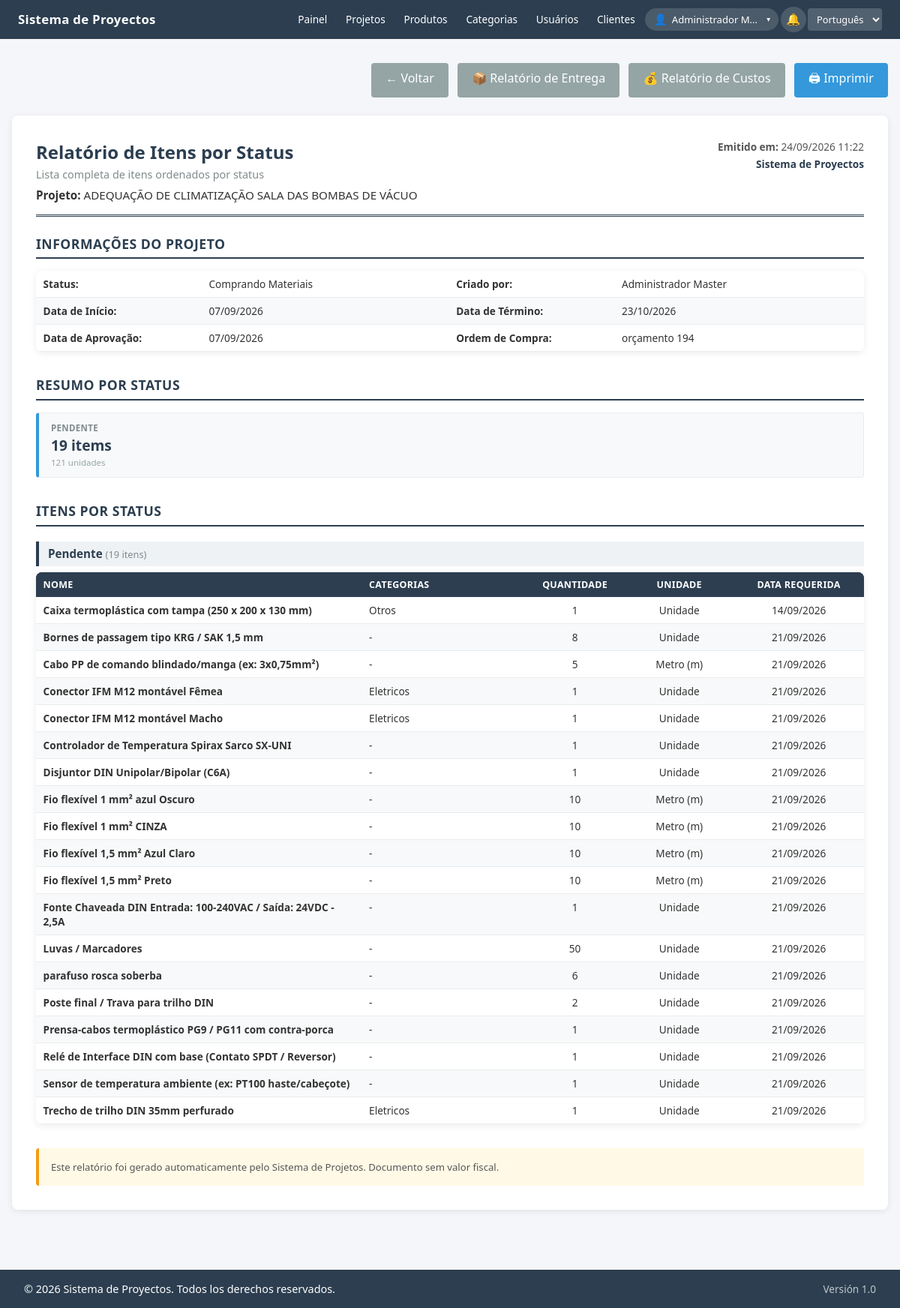
Page /modules/proyectos/reporte.php?id=2 (signed in) on the committed database.
### tables this page shows
CREATE TABLE `proyectos` (
  `id` int(11) NOT NULL,
  `nombre` varchar(200) NOT NULL,
  `descripcion` text DEFAULT NULL,
  `fecha_inicio` date NOT NULL,
  `fecha_fin` date NOT NULL,
  `fecha_aprobacion` date DEFAULT NULL,
  `orden_compra` varchar(50) DEFAULT NULL,
  `estado` enum('solicitado','orçado','pendente_aprovacion_cliente','aprovado_cliente','espera_orden_compra','comprando_materiales','elaboracion','terminado','pendiente_cobro_cliente','finalizado') DEFAULT 'solicitado',
  `usuario_creacion` int(11) DEFAULT NULL,
  `fecha_creacion` timestamp NOT NULL DEFAULT current_timestamp()
);

CREATE TABLE `usuarios` (
  `id` int(11) NOT NULL,
  `username` varchar(50) NOT NULL,
  `password` varchar(255) NOT NULL,
  `nombre_completo` varchar(100) NOT NULL,
  `email` varchar(100) DEFAULT NULL,
  `tipo_usuario` enum('directivo','gerenciador','supervisor','compras','proyectista') NOT NULL,
  `idioma_preferido` enum('es','pt') DEFAULT 'es',
  `fecha_creacion` timestamp NOT NULL DEFAULT current_timestamp(),
  `activo` tinyint(1) DEFAULT 1
);

CREATE TABLE `items_proyecto` (
  `id` int(11) NOT NULL,
  `proyecto_id` int(11) NOT NULL,
  `producto_id` int(11) DEFAULT NULL,
  `nombre_item` varchar(200) NOT NULL,
  `descripcion` text DEFAULT NULL,
  `cantidad` int(11) NOT NULL,
  `costo_unitario` decimal(15,2) DEFAULT NULL,
  `moneda` varchar(3) DEFAULT 'USD',
  `proveedor` varchar(200) DEFAULT NULL,
  `numero_factura` varchar(100) DEFAULT NULL,
  `fecha_compra` date DEFAULT NULL,
  `unidad_medida` varchar(50) DEFAULT NULL,
  `especificaciones` text DEFAULT NULL,
  `estado` enum('solicitado','pendiente','stock','cotacion','orçado','pendiente_pago','comprado_llegar','llego') DEFAULT 'solicitado',
  `fecha_requerida` date NOT NULL,
  `fecha_creacion` timestamp NOT NULL DEFAULT current_timestamp()
);

CREATE TABLE `categorias` (
  `id` int(11) NOT NULL,
  `nombre` varchar(100) NOT NULL,
  `descripcion` text DEFAULT NULL,
  `activo` tinyint(1) DEFAULT 1,
  `fecha_creacion` timestamp NOT NULL DEFAULT current_timestamp()
);

### modules/proyectos/reporte.php (the view, shortened to what the rows shown need)
<?php
$db = Database::getInstance()->getConnection();
$proyecto_id = $_GET['id'] ?? 0;
$stmt = $db->prepare("SELECT p.*, u.nombre_completo as creador
                      FROM proyectos p
                      LEFT JOIN usuarios u ON p.usuario_creacion = u.id
                      WHERE p.id = ?");
$stmt->execute([$proyecto_id]);
$proyecto = $stmt->fetch();
$orden_estados = getOrdenEstadosItem();
$orden_sql = "FIELD(i.estado, '" . implode("','", $orden_estados) . "')";
$stmt = $db->prepare("SELECT i.*,
                             p.nombre as producto_nombre,
                             c.nombre as categoria_nombre
                      FROM items_proyecto i
                      LEFT JOIN productos p ON i.producto_id = p.id
                      LEFT JOIN categorias c ON p.categoria_id = c.id
                      WHERE i.proyecto_id = ?
                      ORDER BY $orden_sql, i.fecha_requerida ASC, i.nombre_item ASC");
$stmt->execute([$proyecto_id]);
$items = $stmt->fetchAll();
$estados_item = getEstadosItem();
$estados_proyecto = getEstadosProyecto();
$items_por_estado = [];
foreach ($items as $item) {
    $items_por_estado[$item['estado']][] = $item;
}
$items_por_estado_ordenados = [];
foreach ($orden_estados as $estado) {
    if (isset($items_por_estado[$estado])) {
        $items_por_estado_ordenados[$estado] = $items_por_estado[$estado];
    }
}
?>
<!DOCTYPE html>
<html lang="<?php echo $_SESSION['idioma'] ?? 'es'; ?>">
<head>
    <link rel="stylesheet" href="../../assets/css/style.css">
    <link rel="stylesheet" href="../../assets/css/badges.css">
    <link rel="stylesheet" href="../../assets/css/reportes.css">
    <link rel="stylesheet" href="../../assets/css/footer.css">
</head>
<body>
    <?php include '../../includes/header.php'; ?>
    <div class="container">
        <div class="reporte-container">
            <?php renderEncabezadoReporte(
                $_SESSION['idioma'] == 'pt' ? 'Relatório de Itens por Status' : 'Reporte de Items por Estado',
                $_SESSION['idioma'] == 'pt' ? 'Lista completa de itens ordenados por status' : 'Lista completa de items ordenados por estado',
                $proyecto
            ); ?>
            <div class="reporte-seccion">
                <h2><?php echo $_SESSION['idioma'] == 'pt' ? 'Informações do Projeto' : 'Información del Proyecto'; ?></h2>
                <table class="tabla-reporte" style="font-size:0.85rem;">
                    <tbody>
                        <tr>
                            <td style="width:20%;"><strong><?php echo traducir('Estado'); ?>:</strong></td>
                            <td><?php echo $estados_proyecto[$proyecto['estado']] ?? $proyecto['estado']; ?></td>
                            <td style="width:20%;"><strong><?php echo traducir('Creado por'); ?>:</strong></td>
                            <td><?php echo htmlspecialchars($proyecto['creador'] ?? '-'); ?></td>
                        </tr>
                        <tr>
                            <td><strong><?php echo traducir('Fecha Inicio'); ?>:</strong></td>
                            <td><?php echo formatearFecha($proyecto['fecha_inicio']); ?></td>
                            <td><strong><?php echo traducir('Fecha Fin'); ?>:</strong></td>
                            <td><?php echo formatearFecha($proyecto['fecha_fin']); ?></td>
                        </tr>
                        <tr>
                            <td><strong><?php echo traducir('Fecha Aprobación'); ?>:</strong></td>
                            <td><?php echo formatearFecha($proyecto['fecha_aprobacion']); ?></td>
                            <td><strong><?php echo traducir('Orden de Compra'); ?>:</strong></td>
                            <td><?php echo htmlspecialchars($proyecto['orden_compra'] ?? '-'); ?></td>
                        </tr>
                    </tbody>
                </table>
            </div>
            <div class="reporte-seccion">
                <h2><?php echo $_SESSION['idioma'] == 'pt' ? 'Resumo por Status' : 'Resumen por Estado'; ?></h2>
            </div>
            <div class="reporte-seccion">
                <h2><?php echo $_SESSION['idioma'] == 'pt' ? 'Itens por Status' : 'Items por Estado'; ?></h2>
                <?php if (empty($items)): ?>
                    <p style="text-align:center; padding:2rem; color:#999;">
                        <?php echo traducir('No hay items en este proyecto'); ?>
                    </p>
                <?php else: ?>
                    <?php foreach ($items_por_estado_ordenados as $estado => $items_grupo): ?>
                        <h3 style="font-size:0.95rem; margin:1.25rem 0 0.5rem 0; padding:0.4rem 0.75rem; background:#eef2f5; border-left:4px solid #2c3e50; color:#2c3e50;">
                            <?php echo $estados_item[$estado] ?? $estado; ?>
                            <span style="font-weight:normal; color:#7f8c8d; font-size:0.8rem;">
                                (<?php echo count($items_grupo); ?>
                                <?php echo count($items_grupo) === 1
                                    ? ($_SESSION['idioma'] == 'pt' ? 'item' : 'item')
                                    : ($_SESSION['idioma'] == 'pt' ? 'itens' : 'items'); ?>)
                            </span>
                        </h3>
                        <table class="tabla-reporte">
                            <thead>
                                <tr>
                                    <th style="width:30%;"><?php echo traducir('Nombre'); ?></th>
                                    <th style="width:15%;"><?php echo traducir('Categorias'); ?></th>
                                    <th class="text-center" style="width:8%;"><?php echo traducir('Cantidad'); ?></th>
                                    <th class="text-center" style="width:10%;"><?php echo traducir('Unidad'); ?></th>
                                    <th class="text-center" style="width:12%;"><?php echo traducir('Fecha Requerida'); ?></th>
                                </tr>
                            </thead>
                            <tbody>
                                <?php foreach ($items_grupo as $item): ?>
                                    <tr>
                                        <td>
                                            <strong><?php echo htmlspecialchars($item['nombre_item']); ?></strong>
                                        </td>
                                        <td><?php echo htmlspecialchars($item['categoria_nombre'] ?? '-'); ?></td>
                                        <td class="text-center"><?php echo $item['cantidad']; ?></td>
                                        <td class="text-center"><?php echo htmlspecialchars(getUnidadLabel($item['unidad_medida'])); ?></td>
                                        <td class="text-center"><?php echo formatearFecha($item['fecha_requerida']); ?></td>
                                    </tr>
                                <?php endforeach; ?>
                            </tbody>
                        </table>
                    <?php endforeach; ?>
                <?php endif; ?>
            </div>
        </div>
    </div>
    <?php include '../../includes/footer.php'; ?>
</body>
</html>

### includes/reportes_helper.php (shortened to what the rows shown need)
<?php
function getOrdenEstadosItem() {
    return [
        'solicitado',
        'pendiente',
        'cotacion',
        'orçado',
        'stock',
        'pendiente_pago',
        'comprado_llegar',
        'llego',
        'entregado',
        'recibido',
    ];
}
function renderEncabezadoReporte($titulo, $subtitulo = '', $proyecto = null) {
    $idioma = $_SESSION['idioma'] ?? 'es';
    ?>
    <div class="reporte-header">
        <div class="reporte-header-left">
            <h1><?php echo htmlspecialchars($titulo); ?></h1>
            <?php if ($subtitulo): ?>
                <p class="reporte-subtitulo"><?php echo htmlspecialchars($subtitulo); ?></p>
            <?php endif; ?>
            <?php if ($proyecto): ?>
                <div class="reporte-proyecto">
                    <strong><?php echo $idioma === 'pt' ? 'Projeto' : 'Proyecto'; ?>:</strong>
                    <?php echo htmlspecialchars($proyecto['nombre']); ?>
                </div>
            <?php endif; ?>
        </div>
    </div>
    <?php
}

### rows in the picture
proyectos: nombre "ADEQUAÇÃO DE CLIMATIZAÇÃO SALA DAS BOMBAS DE VÁCUO", estado "Comprando Materiais", usuario_creacion.nombre_completo "Administrador Master", fecha_inicio "07/09/2026", fecha_fin "23/10/2026", fecha_aprobacion "07/09/2026", orden_compra "orçamento 194"
items_proyecto: nombre_item "Caixa termoplástica com tampa (250 x 200 x 130 mm)", categorias.nombre "Otros", cantidad "1", unidad_medida "Unidade", fecha_requerida "14/09/2026"
items_proyecto: nombre_item "Bornes de passagem tipo KRG / SAK 1,5 mm", categoria_nombre "-", cantidad "8", unidad_medida "Unidade", fecha_requerida "21/09/2026"
items_proyecto: nombre_item "Cabo PP de comando blindado/manga (ex: 3x0,75mm²)", categoria_nombre "-", cantidad "5", unidad_medida "Metro (m)", fecha_requerida "21/09/2026"
items_proyecto: nombre_item "Conector IFM M12 montável Fêmea", categorias.nombre "Eletricos", cantidad "1", unidad_medida "Unidade", fecha_requerida "21/09/2026"
items_proyecto: nombre_item "Conector IFM M12 montável Macho", categorias.nombre "Eletricos", cantidad "1", unidad_medida "Unidade", fecha_requerida "21/09/2026"
items_proyecto: nombre_item "Controlador de Temperatura Spirax Sarco SX-UNI", categoria_nombre "-", cantidad "1", unidad_medida "Unidade", fecha_requerida "21/09/2026"
items_proyecto: nombre_item "Disjuntor DIN Unipolar/Bipolar (C6A)", categoria_nombre "-", cantidad "1", unidad_medida "Unidade", fecha_requerida "21/09/2026"
items_proyecto: nombre_item "Fio flexível 1 mm² azul Oscuro", categoria_nombre "-", cantidad "10", unidad_medida "Metro (m)", fecha_requerida "21/09/2026"
items_proyecto: nombre_item "Fio flexível 1 mm² CINZA", categoria_nombre "-", cantidad "10", unidad_medida "Metro (m)", fecha_requerida "21/09/2026"
items_proyecto: nombre_item "Fio flexível 1,5 mm² Azul Claro", categoria_nombre "-", cantidad "10", unidad_medida "Metro (m)", fecha_requerida "21/09/2026"
items_proyecto: nombre_item "Fio flexível 1,5 mm² Preto", categoria_nombre "-", cantidad "10", unidad_medida "Metro (m)", fecha_requerida "21/09/2026"
items_proyecto: nombre_item "Fonte Chaveada DIN Entrada: 100-240VAC / Saída: 24VDC - 2,5A", categoria_nombre "-", cantidad "1", unidad_medida "Unidade", fecha_requerida "21/09/2026"
items_proyecto: nombre_item "Luvas / Marcadores", categoria_nombre "-", cantidad "50", unidad_medida "Unidade", fecha_requerida "21/09/2026"
items_proyecto: nombre_item "parafuso rosca soberba", categoria_nombre "-", cantidad "6", unidad_medida "Unidade", fecha_requerida "21/09/2026"
items_proyecto: nombre_item "Poste final / Trava para trilho DIN", categoria_nombre "-", cantidad "2", unidad_medida "Unidade", fecha_requerida "21/09/2026"
items_proyecto: nombre_item "Prensa-cabos termoplástico PG9 / PG11 com contra-porca", categoria_nombre "-", cantidad "1", unidad_medida "Unidade", fecha_requerida "21/09/2026"
items_proyecto: nombre_item "Relé de Interface DIN com base (Contato SPDT / Reversor)", categoria_nombre "-", cantidad "1", unidad_medida "Unidade", fecha_requerida "21/09/2026"
items_proyecto: nombre_item "Sensor de temperatura ambiente (ex: PT100 haste/cabeçote)", categoria_nombre "-", cantidad "1", unidad_medida "Unidade", fecha_requerida "21/09/2026"
items_proyecto: nombre_item "Trecho de trilho DIN 35mm perfurado", categorias.nombre "Eletricos", cantidad "1", unidad_medida "Unidade", fecha_requerida "21/09/2026"

### other values in the picture
traducir('Dashboard') "Painel"
traducir('Proyectos') "Projetos"
traducir('Productos') "Produtos"
traducir('Categorias') "Categorias"
traducir('Usuarios') "Usuários"
$_SESSION['nombre_completo'] "Administrador M…"
traducir('Volver') "Voltar"
$titulo "Relatório de Itens por Status"
$subtitulo "Lista completa de itens ordenados por status"
traducir('Estado') "Status"
traducir('Creado por') "Criado por"
traducir('Fecha Inicio') "Data de Início"
traducir('Fecha Fin') "Data de Término"
traducir('Fecha Aprobación') "Data de Aprovação"
traducir('Orden de Compra') "Ordem de Compra"
